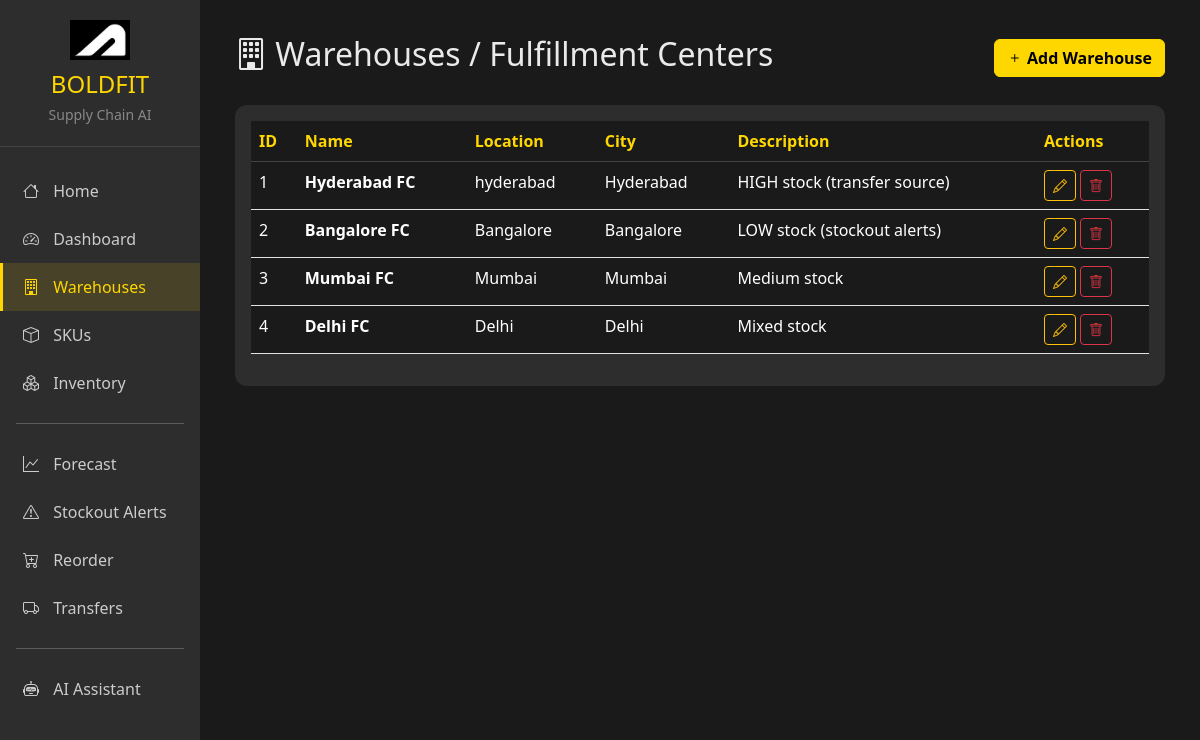
The page /warehouses/ on the database its author committed.
### app/models/warehouse.py (models this page shows, shortened)
class Warehouse(db.Model):
    __tablename__ = "warehouse"
    id = db.Column(db.Integer, primary_key=True)
    name = db.Column(db.String(100), nullable=False)
    location = db.Column(db.String(100), nullable=False)
    city = db.Column(db.String(50), nullable=False)
    description = db.Column(db.Text)
    is_active = db.Column(db.Boolean, default=True)
    inventory = db.relationship("Inventory", backref="warehouse", lazy=True)
    order_history = db.relationship("OrderHistory", backref="warehouse", lazy=True)
    transfers_from = db.relationship(
        "Transfer",
        foreign_keys="Transfer.from_warehouse_id",
        backref="from_warehouse",
        lazy=True,
    )
    transfers_to = db.relationship(
        "Transfer",
        foreign_keys="Transfer.to_warehouse_id",
        backref="to_warehouse",
        lazy=True,
    )

### app/routes/warehouse_routes.py (the view)
@warehouse_bp.route("/")
def list_warehouses():
    warehouses = Warehouse.query.all()
    return render_template("warehouses.html", warehouses=warehouses)

### app/templates/warehouses.html
{% extends "base.html" %} {% block title %}Warehouses - Boldfit{% endblock %} {%
block content %}
<div class="d-flex justify-content-between align-items-center mb-4">
  <h2><i class="bi bi-building"></i> Warehouses / Fulfillment Centers</h2>
  <a href="/warehouses/add" class="btn btn-primary">
    <i class="bi bi-plus"></i> Add Warehouse
  </a>
</div>
<div class="card">
  <div class="card-body">
    <div class="table-responsive">
      <table class="table">
        <thead>
          <tr>
            <th>ID</th>
            <th>Name</th>
            <th>Location</th>
            <th>City</th>
            <th>Description</th>
            <th>Actions</th>
          </tr>
        </thead>
        <tbody>
          {% for w in warehouses %}
          <tr>
            <td>{{ w.id }}</td>
            <td><strong>{{ w.name }}</strong></td>
            <td>{{ w.location }}</td>
            <td>{{ w.city }}</td>
            <td>{{ w.description or '-' }}</td>
            <td>
              <a
                href="/warehouses/edit/{{ w.id }}"
                class="btn btn-sm btn-outline-warning"
              >
                <i class="bi bi-pencil"></i>
              </a>
              <form
                action="/warehouses/delete/{{ w.id }}"
                method="POST"
                class="d-inline"
              >
                <button
                  type="submit"
                  class="btn btn-sm btn-outline-danger"
                  onclick="return confirm('Are you sure?')"
                >
                  <i class="bi bi-trash"></i>
                </button>
              </form>
            </td>
          </tr>
          {% else %}
          <tr>
            <td colspan="6" class="text-center text-muted">
              No warehouses found
            </td>
          </tr>
          {% endfor %}
        </tbody>
      </table>
    </div>
  </div>
</div>
{% endblock %}

### app/templates/base.html (style rules this page uses)
:root { --bs-body-color: #ffffff !important; --bs-body-bg: #1a1a1a !important; --boldfit-black: #1a1a1a; --boldfit-yellow: #ffd700; --boldfit-yellow-dark: #e6c200; --boldfit-gray: #2d2d2d; --boldfit-light-gray: #3c3c3c; --boldfit-text: #eaeaea; --boldfit-heading: #ffffff; }
body { background: var(--boldfit-black) !important; color: var(--boldfit-text) !important; font-family: "Segoe UI", system-ui, sans-serif; }
.card { background: var(--boldfit-gray); border: none; border-radius: 12px; color: #fff; }
.btn-primary { background: var(--boldfit-yellow); border-color: var(--boldfit-yellow); color: #000; font-weight: 600; }
.table { color: #fff !important; }
.table thead th { color: var(--boldfit-yellow); border-color: #444; }

### rows shown on the page
Warehouse: id "1", name "Hyderabad FC", location "hyderabad", city "Hyderabad", description "HIGH stock (transfer source)"
Warehouse: id "2", name "Bangalore FC", location "Bangalore", city "Bangalore", description "LOW stock (stockout alerts)"
Warehouse: id "3", name "Mumbai FC", location "Mumbai", city "Mumbai", description "Medium stock"
Warehouse: id "4", name "Delhi FC", location "Delhi", city "Delhi", description "Mixed stock"
